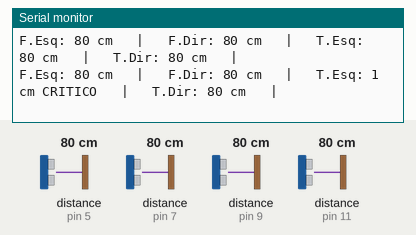
Recording of a sketch running on a simulated Arduino Uno, built with avr-gcc and run on an emulated ATmega328P. On the bench: the last lines printed to the serial monitor. Wiring (inferred from the names in the program): 4 × ultrasonic range finder: trigger pin 4, echo pin 5 / trigger pin 6, echo pin 7 / trigger pin 8, echo pin 9 / trigger pin 10, echo pin 11. The test bench sets the inputs (shaded band); at power-on: distance to the obstacle (sensors on pin 5, pin 7, pin 9, pin 11) 80 cm. The echo pulse lasts 58.3 µs per cm.

Above: at 1.6 s.
1.7 s: distance to the obstacle (sensor on pin 5) set to 2 cm
At 3.0 s:
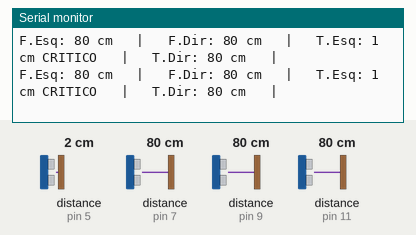
3.8 s: distance to the obstacle (sensor on pin 7) set to 2 cm
At 4.5 s:
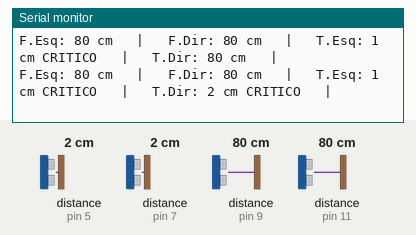
6.1 s: distance to the obstacle (sensor on pin 9) set to 2 cm
At 6.8 s:
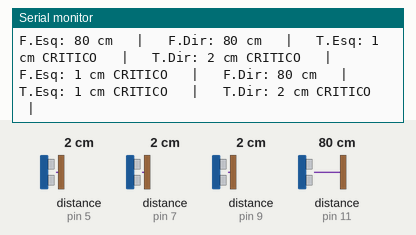
8.4 s: distance to the obstacle (sensor on pin 11) set to 2 cm
At 8.9 s:
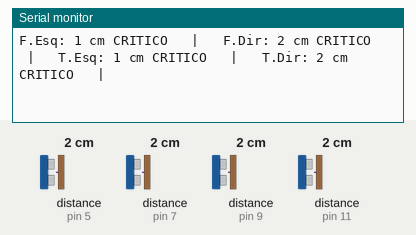
10.7 s: distance to the obstacle (sensor on pin 5) set to 18 cm
At 11.3 s:
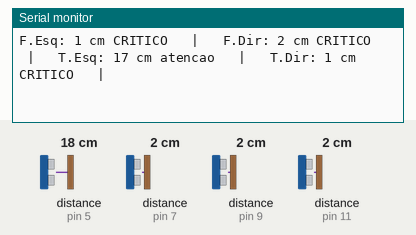
12.9 s: distance to the obstacle (sensor on pin 7) set to 18 cm
At 13.6 s:
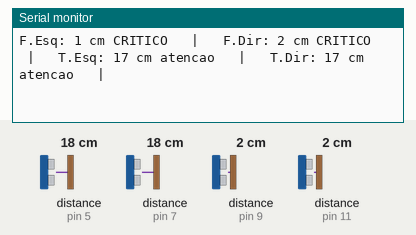

Measured:
- after the input at 1.7 s, the serial monitor: prints a new line after 0.67 s (image 1)
- after the input at 3.8 s, the serial monitor: prints a new line after 0.10 s (image 2)
- after the input at 6.1 s, the serial monitor: prints a new line after 0.08 s (image 3)
- after the input at 8.4 s, the serial monitor: prints a new line after 0.06 s (image 4)
- after the input at 10.7 s, the serial monitor: prints a new line at once (image 5)
- after the input at 12.9 s, the serial monitor: prints a new line after 0.08 s (image 6)

The sketch:

teste-sensores.ino
```cpp
/*
  TESTE DOS SENSORES DE PROXIMIDADE — Anjos da Estrada (B2)
  Le os 4 HC-SR04 e escreve no Monitor Serial (9600 baud).
  Nao usa Bluetooth, LCD nem INA219: serve so para conferir a fiacao.

  Como testar: ponha a mao (ou um papelao) na frente de UM sensor
  por vez e veja qual coluna muda. Se mudar a coluna errada,
  TRIG/ECHO desse sensor estao trocados na protoboard.
*/

// Ordem dos sensores: 0 frente esq, 1 frente dir, 2 tras esq, 3 tras dir
// (na montagem, os sensores dos pinos 8 a 11 ficaram na frente e os dos pinos 4 a 7 atras)
const int PINOS_TRIG[4] = { 8, 10, 4, 6 };
const int PINOS_ECHO[4] = { 9, 11, 5, 7 };
const char* NOMES[4]    = { "F.Esq", "F.Dir", "T.Esq", "T.Dir" };

const int DIST_ATENCAO_CM = 20;   // mesmas faixas do app (app/js/faixas.js)
const int DIST_CRITICO_CM = 10;
const unsigned long TEMPO_ECO_US = 25000UL;  // espera o eco por 25 ms (cerca de 4 m)

// Mede a distancia em cm. Retorna -1 se nao voltou eco.
int medirCm(int sensor) {
  digitalWrite(PINOS_TRIG[sensor], LOW);
  delayMicroseconds(2);
  digitalWrite(PINOS_TRIG[sensor], HIGH);
  delayMicroseconds(10);
  digitalWrite(PINOS_TRIG[sensor], LOW);
  long duracao = pulseIn(PINOS_ECHO[sensor], HIGH, TEMPO_ECO_US);
  if (duracao == 0) return -1;
  return duracao / 58;
}

void setup() {
  Serial.begin(9600);
  for (int i = 0; i < 4; i++) {
    pinMode(PINOS_TRIG[i], OUTPUT);
    pinMode(PINOS_ECHO[i], INPUT);
  }
  Serial.println(F("Teste dos sensores de proximidade"));
  Serial.println(F("Distancia em cm. 'sem eco' = nada na frente (ou fio errado)."));
  Serial.println();
}

void loop() {
  for (int i = 0; i < 4; i++) {
    int cm = medirCm(i);

    Serial.print(NOMES[i]);
    Serial.print(F(": "));
    if (cm < 0) {
      Serial.print(F("sem eco"));
    } else {
      Serial.print(cm);
      Serial.print(F(" cm"));
      if (cm < DIST_CRITICO_CM) Serial.print(F(" CRITICO"));
      else if (cm <= DIST_ATENCAO_CM) Serial.print(F(" atencao"));
    }
    Serial.print(F("   |   "));

    delay(75);  // um sensor por vez, para um nao ouvir o eco do outro
  }
  Serial.println();
  delay(450);
}
```
